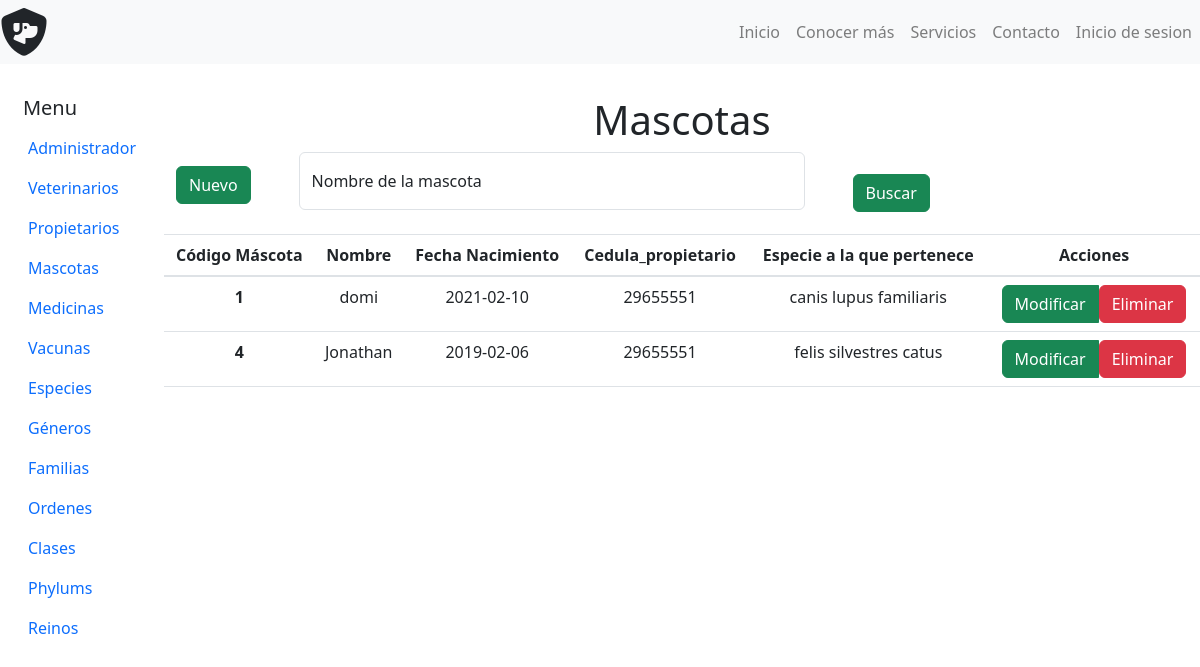
The app's page /admin_mascotas.php with its own data.
### tables this page shows
CREATE TABLE `tbl_mascotas` (
  `ced_propietario` int(10) NOT NULL,
  `cod_mascota` int(10) NOT NULL,
  `nombre` varchar(30) NOT NULL,
  `fecha_nacimiento` date NOT NULL,
  `ced_usuario` int(10) NOT NULL,
  `cod_especie` int(10) NOT NULL
);

CREATE TABLE `tbl_especies` (
  `cod_especie` int(10) NOT NULL,
  `descripcion_esp` varchar(50) NOT NULL,
  `cod_genero` int(10) NOT NULL
);

### php/mascota/datos_mascotas_admin.php (called while the page is built, shortened)
<?php
	include_once($_SERVER['DOCUMENT_ROOT'].'/Veterinaria/php/Connect.php');
	$datos_mascotas_query = 'select a.cod_mascota,a.nombre,a.ced_propietario,a.fecha_nacimiento,b.cod_especie,b.descripcion_esp,c.cod_genero,c.descripcion_gen,d.cod_familia,d.descripcion_fam,e.cod_orden,e.descripcion_ord,f.cod_clase,f.descripcion_cla,g.cod_phylum,g.descripcion_phy,g.cod_reino from tbl_mascotas as a inner join tbl_especies as b on a.cod_especie = b.cod_especie inner join tbl_generos as c on b.cod_genero = c.cod_genero inner join tbl_familias as d on c.cod_familia = d.cod_familia inner join tbl_ordenes as e on d.cod_orden = e.cod_orden inner join tbl_clases as f on e.cod_clase = f.cod_clase inner join tbl_phylums as g on f.cod_phylum = g.cod_phylum order by a.nombre';
	$datos_mascotas = $pdo->prepare($datos_mascotas_query);
	$datos_mascotas->execute();
	$resultado_mascotas = $datos_mascotas->fetchAll();
 ?>

### admin_mascotas.php (the view, shortened to what this page needs)
<?php
    include('php/mascota/datos_mascotas_admin.php');
?>
<!DOCTYPE html>
<html lang="en">
    <head>
        <link rel="stylesheet" href="Bootstrap/css/bootstrap.min.css">
    </head>
    <body>
        <?php include('nav-bar.php'); ?>
        <div class="container-fluid mt-5">
            <div class="row text-center mt-5">
                <?php include('nav-bar_admin.php'); ?>
                <section class="col ms-5 mt-5">
                    <h1> Mascotas</h1>
                   <div class="text-start">
                        <div class="row text-center">
                            <div class="col d-flex align-items-center">
                                <header>
                                    <button type="button" class="btn btn-success mb-3 new" data-bs-toggle="modal" data-bs-target="#Nueva-Mascota"> Nuevo </button>
                                </header>
                                <form class="form-floating ms-5 w-50" id="form_buscar" method="GET" action="">
                                        <input type="text" name="nombre_mascota" class="form-control mb-4" id="floatingInput" placeholder="Buscar Administradores">
                                        <label for="floatingInput">Nombre de la mascota</label>
                                </form>
                                <button class="btn btn-success ml-5" onclick="document.getElementById('form_buscar').submit();" >Buscar</button>
                            </div>
                               <table class="table table-hover">
                                    <thead>
                                    <tr>
                                        <th scope="col">Código Máscota</th>
                                        <th scope="col">Nombre</th>
                                        <th scope="col">Fecha Nacimiento</th>
                                        <th scope="col">Cedula_propietario</th>
                                        <th scope="col">Especie a la que pertenece</th>
                                        <th scope="col"> Acciones</th>
                                    </tr>
                                    </thead>
                                    <tbody>
                                        <?php
                                        foreach ($resultado_mascotas as $data): ?>
                                    <tr>
                                        <th scope="row"><?php echo $data['cod_mascota']; ?></th>
                                        <td><?php echo $data['nombre']; ?></td>
                                        <td><?php echo $data['fecha_nacimiento']; ?></td>
                                        <td><?php echo $data['ced_propietario']; ?></td>
                                        <td><?php echo $data['descripcion_esp']; ?></td>
                                        <td>
                                            <div class="btn-group">
                                                <button class="btn btn-success edit" value="<?php echo $data['cod_mascota']; ?>" data-bs-toggle="modal" data-bs-target="#Modificar-Mascota<?php echo $data['cod_mascota']; ?>"><span>Modificar</span></button>
                                                <a href="php/mascota/delete_mascota.php?codigo=<?php echo $data['cod_mascota']; ?>">
                                                    <button class="btn btn-danger"> Eliminar </button>
                                                </a>
                                            </div>
                                        </td>
                                    </tr>
                                <?php endforeach ?>
                                    </tbody>
                                </table>
                            </div>
                        </div>
                   </div>
            </div>
    </body>
</html>

### records on screen
tbl_mascotas: cod_mascota "1", nombre "domi", fecha_nacimiento "2021-02-10", ced_propietario "29655551", cod_especie.descripcion_esp "canis lupus familiaris"
tbl_mascotas: cod_mascota "4", nombre "Jonathan", fecha_nacimiento "2019-02-06", ced_propietario "29655551", cod_especie.descripcion_esp "felis silvestres catus"
